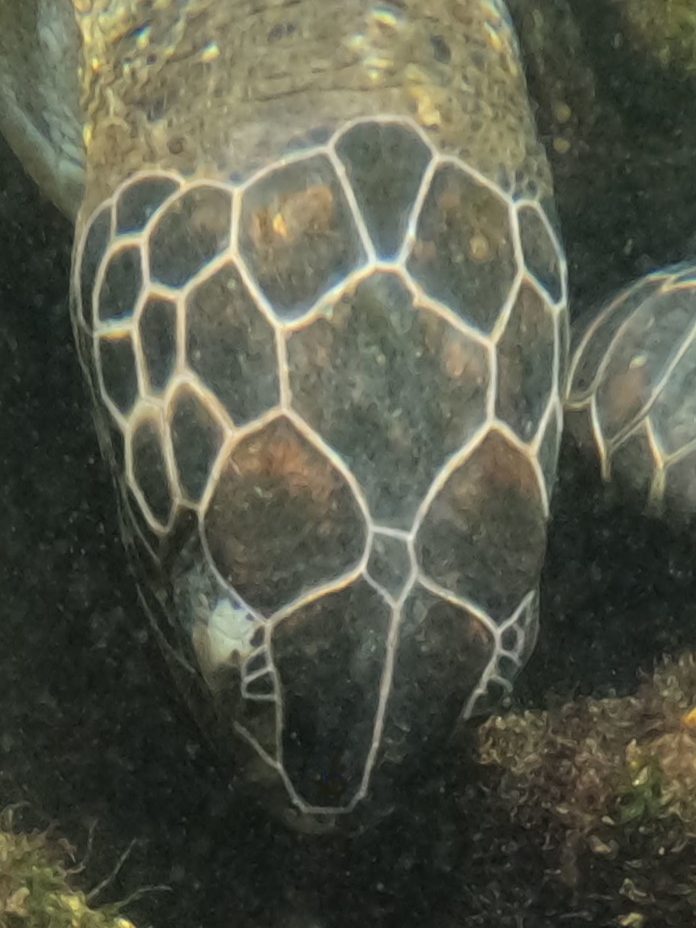
#> input picture notebooks/imgs/imgs_sel/tartaruga1A.JPG, 696 x 928 px, found by its file name
$ jupyter execute turtle_recognition.ipynb
#> lines starting #> are read from the running program, lines starting #| are printed output that depends on the picture; after the words box and inside, x2 and y2 are one past the last pixel; in counts of white or black regions, pixels touching at a corner belong together
#> further down, img1 is the input picture: shape (928, 696, 3); mean B, G, R 72.9, 87.6, 85.4
[cell 1]
import cv2
import matplotlib.pyplot as plt
import numpy as np
import math

[cell 2]
def automatic_brightness_and_contrast(image, clip_hist_percent=1):
#> called with clip_hist_percent = 1
    gray = cv2.cvtColor(image, cv2.COLOR_BGR2GRAY)
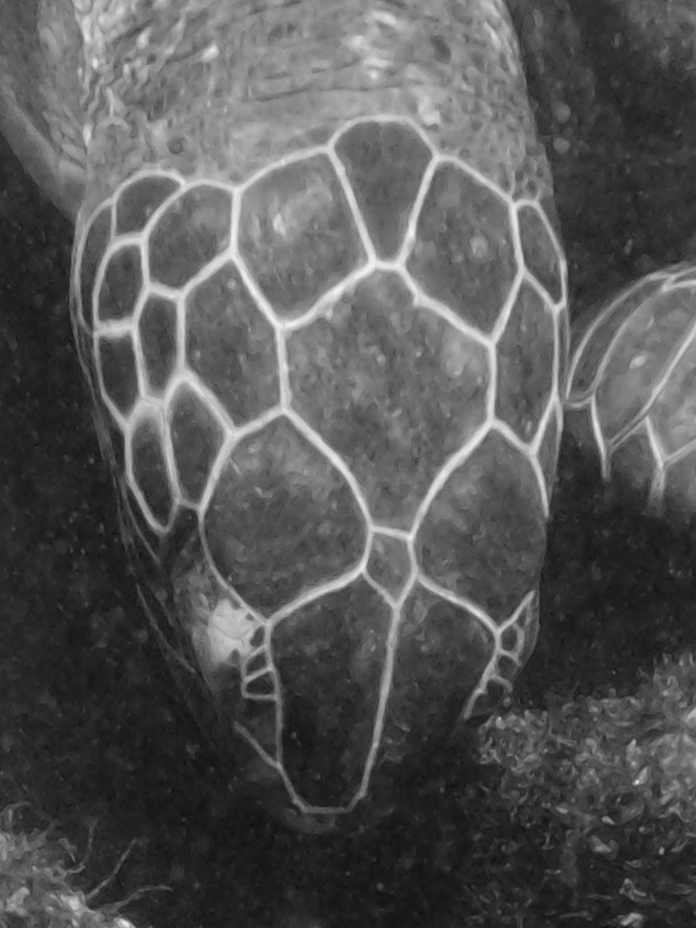
#> gray: shape (928, 696); min 15, max 248, mean 85.3

    # Calculate grayscale histogram
    hist = cv2.calcHist([gray],[0],None,[256],[0,256])
#> hist = 256 values, max 12813 at index 34, min 0 at index 0, mean 2523
    hist_size = len(hist)
#> hist_size = 256

    # Calculate cumulative distribution from the histogram
    accumulator = []
    accumulator.append(float(hist[0]))
    for index in range(1, hist_size):
        accumulator.append(accumulator[index -1] + float(hist[index]))
#> after the loop, accumulator = 256 values from 0 to 645888

    # Locate points to clip
    maximum = accumulator[-1]
#> maximum = 645888
    clip_hist_percent *= (maximum/100.0)
#> clip_hist_percent = 6458.9
    clip_hist_percent /= 2.0
#> clip_hist_percent = 3229.4

    # Locate left cut
    minimum_gray = 0
    while accumulator[minimum_gray] < clip_hist_percent:
        minimum_gray += 1
#> this loop made 24 passes
#> after the loop, minimum_gray = 24

    # Locate right cut
    maximum_gray = hist_size -1
#> maximum_gray = 255
    while accumulator[maximum_gray] >= (maximum - clip_hist_percent):
        maximum_gray -= 1
#> this loop made 41 passes
#> maximum_gray on passes 1 to 12: 254, 253, 252, 251, 250, 249, 248, 247, 246, 245, 244, 243
#> after the loop, maximum_gray = 214

    # Calculate alpha and beta values
    alpha = 255 / (maximum_gray - minimum_gray)
#> alpha = 1.34
    beta = -minimum_gray * alpha
#> beta = -32.21

    auto_result = cv2.convertScaleAbs(image, alpha=alpha, beta=beta)
    return auto_result

[cell 3]
img1 = cv2.imread("tartaruga1A.JPG")
img1 = automatic_brightness_and_contrast(img1)
img_gray1 = cv2.cvtColor(img1, cv2.COLOR_BGR2GRAY)
img_gray1=cv2.GaussianBlur(img_gray1, (11, 11), 0)
t, img_gray1=cv2.threshold(img_gray1, 150, 255, cv2.THRESH_BINARY)
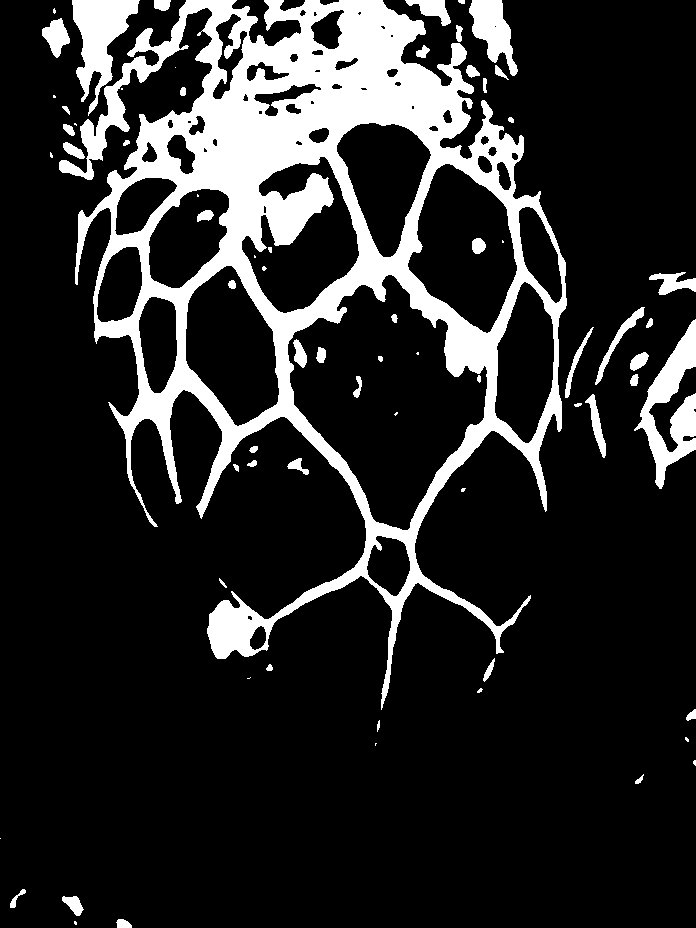
#> img_gray1: shape (928, 696); 16.2% white; 70 white regions (20 under 20 px), largest, box (x1, y1, x2, y2) and area: (59, 0, 567, 710) 88605, (634, 319, 696, 489) 4114, (72, 0, 140, 116) 3567

img2 = cv2.imread("tartaruga1B.JPG")
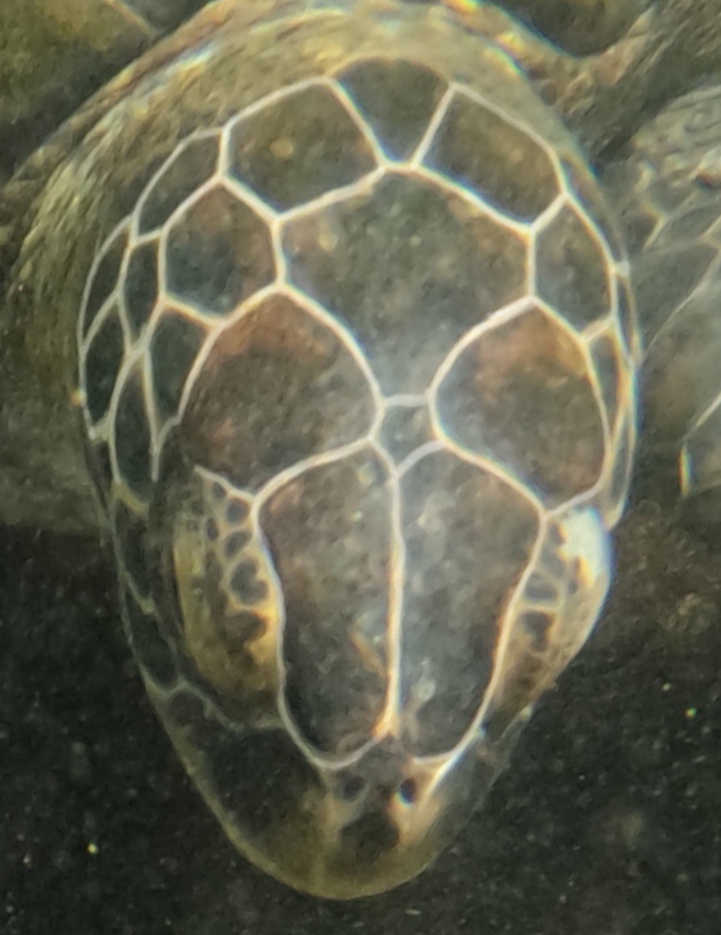
#> input picture notebooks/imgs/imgs_sel/tartaruga1B.JPG, 721 x 935 px, found by its file name
#> img2 is the input picture: shape (935, 721, 3); mean B, G, R 81.1, 100.5, 101
img2 = automatic_brightness_and_contrast(img2)
#> call 2 of automatic_brightness_and_contrast, with clip_hist_percent = 1
#> in automatic_brightness_and_contrast (call 2), `gray = cv2.cvtColor(image, cv2.COLOR_BGR2GRAY)`:
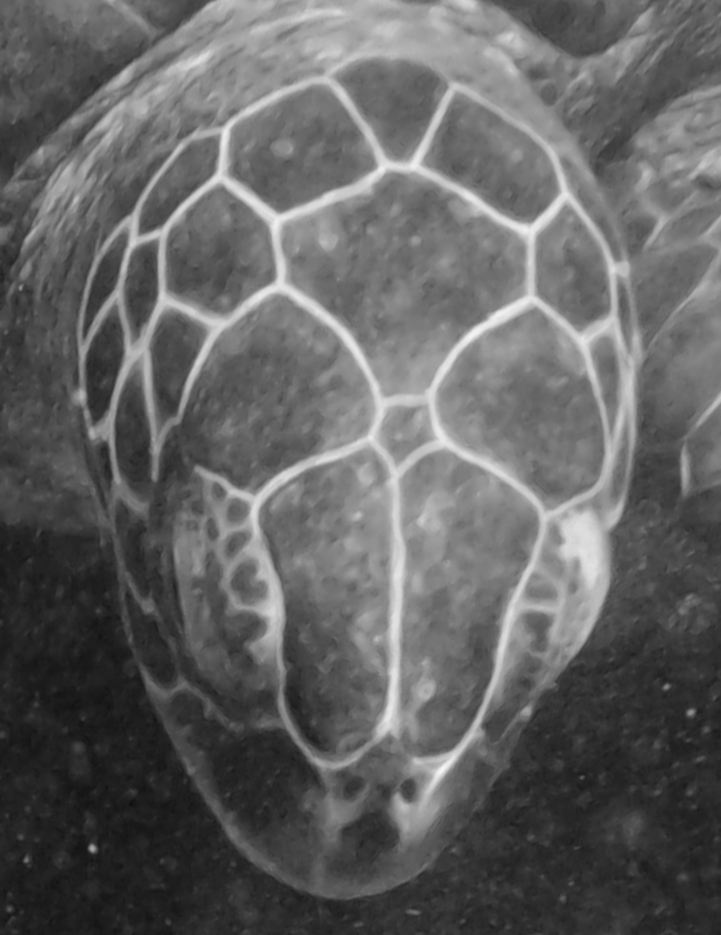
#> gray: shape (935, 721); min 14, max 245, mean 98.5
#> in automatic_brightness_and_contrast (call 2), `hist = cv2.calcHist([gray],[0],None,[256],[0,256])`: hist = 256 values, max 6566 at index 44, min 0 at index 0, mean 2633.3
#> after the loop in automatic_brightness_and_contrast (call 2), `for index in range(1, hist_size):`: accumulator = 256 values from 0 to 674135
#> in automatic_brightness_and_contrast (call 2), `maximum = accumulator[-1]`: maximum = 674135
#> in automatic_brightness_and_contrast (call 2), `clip_hist_percent *= (maximum/100.0)`: clip_hist_percent = 6741.4
#> in automatic_brightness_and_contrast (call 2), `clip_hist_percent /= 2.0`: clip_hist_percent = 3370.7
#> the loop in automatic_brightness_and_contrast (call 2), `while accumulator[minimum_gray] < clip_hist_percent:` made 25 passes
#> after the loop in automatic_brightness_and_contrast (call 2), `while accumulator[minimum_gray] < clip_hist_percent:`: minimum_gray = 25
#> in automatic_brightness_and_contrast (call 2), `maximum_gray = hist_size -1`: maximum_gray = 255
#> the loop in automatic_brightness_and_contrast (call 2), `while accumulator[maximum_gray] >= (maximum - clip_hist_percent):` made 36 passes
#> after the loop in automatic_brightness_and_contrast (call 2), `while accumulator[maximum_gray] >= (maximum - clip_hist_percent):`: maximum_gray = 219
#> in automatic_brightness_and_contrast (call 2), `alpha = 255 / (maximum_gray - minimum_gray)`: alpha = 1.31
#> in automatic_brightness_and_contrast (call 2), `beta = -minimum_gray * alpha`: beta = -32.86
img_gray2 = cv2.cvtColor(img2, cv2.COLOR_BGR2GRAY)
img_gray2=cv2.GaussianBlur(img_gray2, (11, 11), 0)
t, img_gray2=cv2.threshold(img_gray2, 150, 255, cv2.THRESH_BINARY)
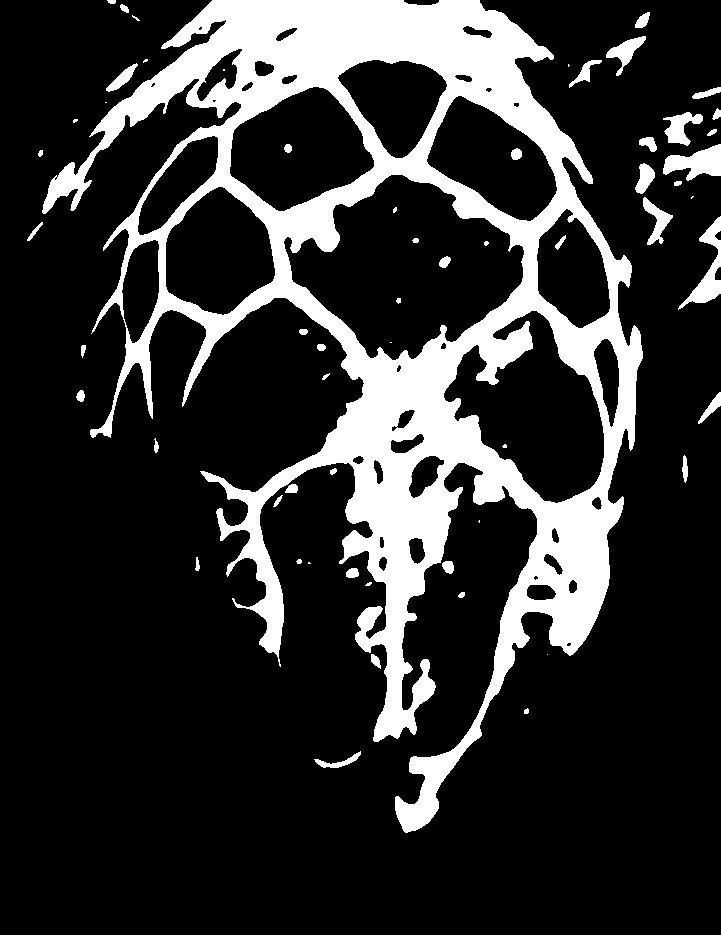
#> img_gray2: shape (935, 721); 19.2% white; 59 white regions (15 under 20 px), largest, box (x1, y1, x2, y2) and area: (42, 0, 643, 833) 121488, (663, 144, 721, 181) 1221, (678, 216, 721, 310) 1200

[cell 4]
med_val1 = np.median(img_gray1)
#> med_val1 = 0
med_val2 = np.median(img_gray2)
#> med_val2 = 0
lower1 = int(max(0 ,0.7*med_val1))
#> lower1 = 0
upper1 = int(min(255,1.3*med_val1))
#> upper1 = 0
lower2 = int(max(0 ,0.7*med_val2))
#> lower2 = 0
upper2 = int(min(255,1.3*med_val2))
#> upper2 = 0
edges1 = cv2.Canny(img_gray1, lower1, upper1)
#> edges1: shape (928, 696); 2.4% white in thin lines or dots
edges2 = cv2.Canny(img_gray2, lower2, upper2)
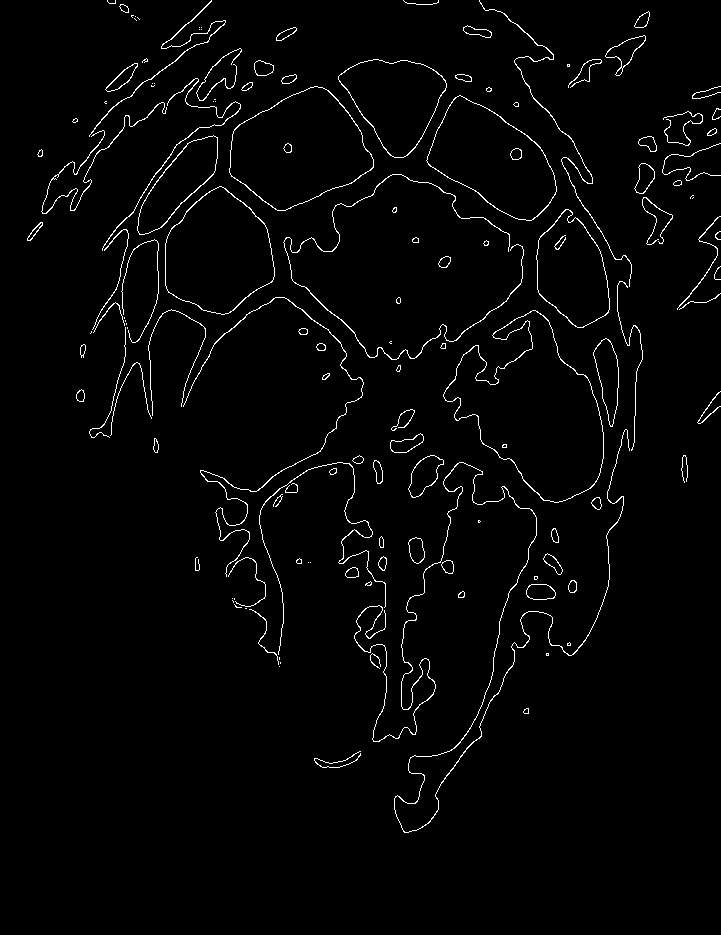
#> edges2: shape (935, 721); 2.2% white in thin lines or dots, all inside (x1, y1, x2, y2) = (27, 0, 721, 833)

[cell 5]
contours1, hierarchy1 = cv2.findContours(edges1, cv2.RETR_TREE, cv2.CHAIN_APPROX_NONE)
#> contours1 = 253 contours, 104 with area under 20; largest, box (x1, y1, x2, y2) and area: (287, 274, 487, 530) 28976, (287, 274, 487, 530) 28833, (407, 163, 517, 333) 11939, (407, 163, 517, 333) 11864, (185, 265, 279, 426) 10086

contours2, hierarchy2 = cv2.findContours(edges2, cv2.RETR_TREE, cv2.CHAIN_APPROX_NONE)
#> contours2 = 209 contours, 92 with area under 20; largest, box (x1, y1, x2, y2) and area: (443, 310, 604, 503) 16692, (443, 310, 604, 503) 16576, (229, 86, 374, 211) 11867, (229, 86, 374, 211) 11790, (165, 186, 275, 315) 9982

[cell 6]
cv2.drawContours(img1, contours1, -1, (0, 255, 0), 2)
plt.imshow(img1)

[cell 7]
cv2.drawContours(img2, contours2, -1, (0, 255, 0), 2)
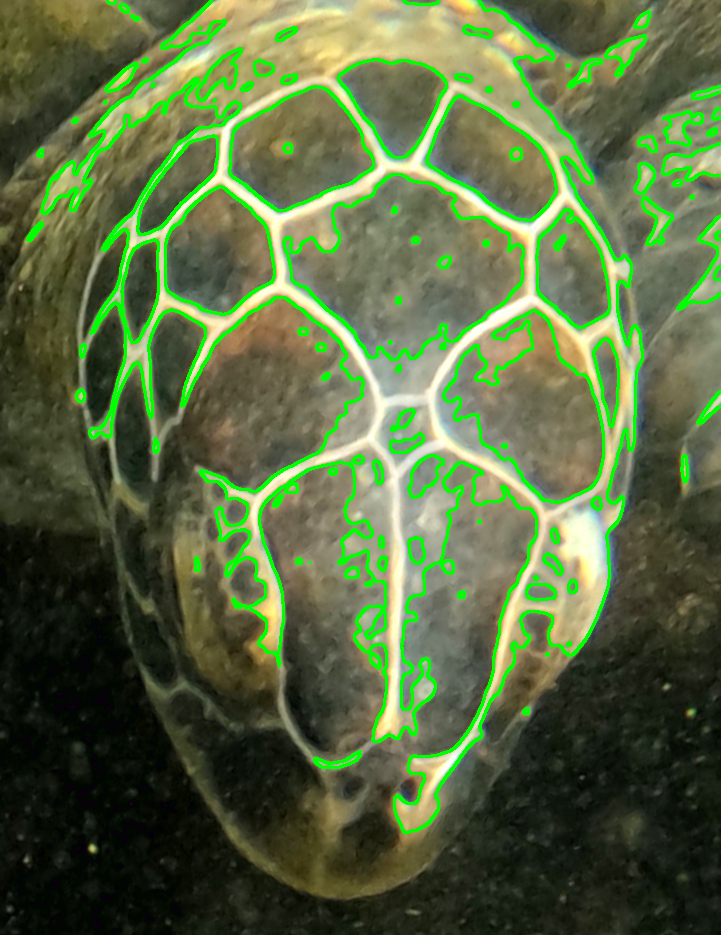
#> img2: shape (935, 721, 3); mean B, G, R 65.1, 106.8, 88.3
plt.imshow(img2)

[cell 8]
diff=cv2.matchShapes(edges1, edges2, cv2.CONTOURS_MATCH_I2, 0)
#> diff = 0.224
diff
#> Out = 0.224
